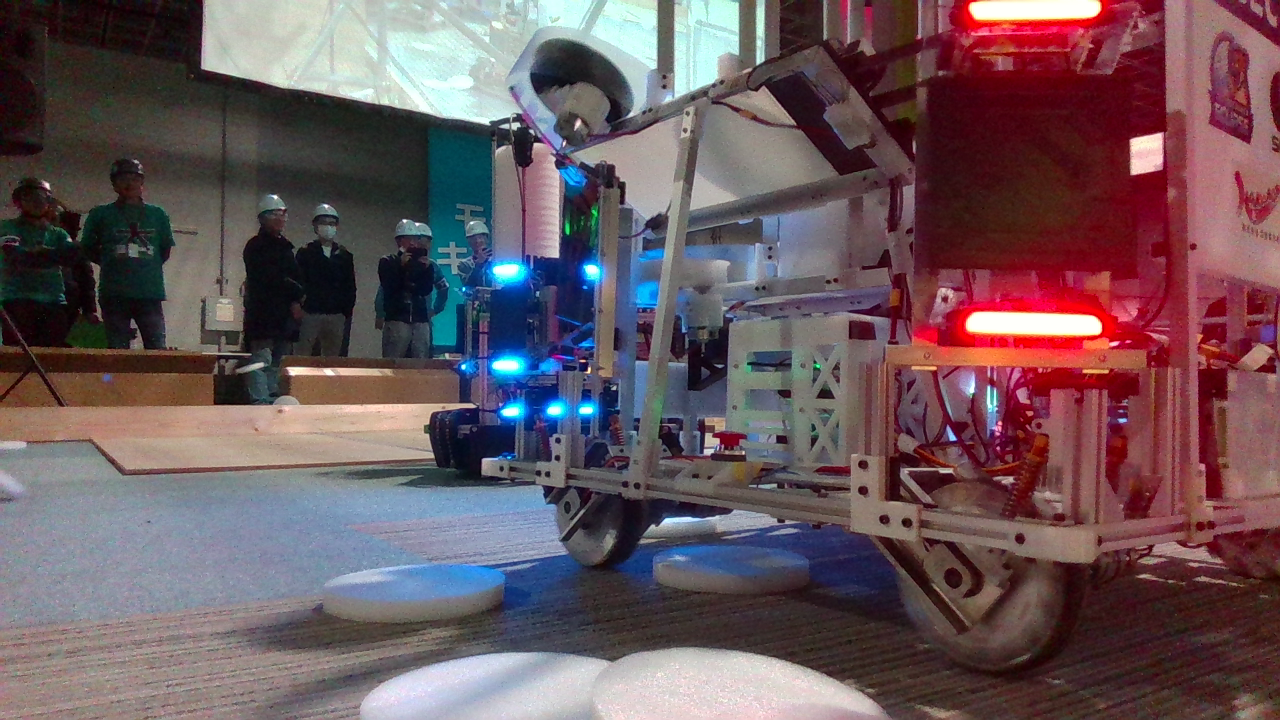
#> input picture images/images_1.png, 1280 x 720 px
$ python panel_recog_static.py images/images_1.png
#> lines starting #> are read from the running program, lines starting #| are printed output that depends on the picture; after the words box and inside, x2 and y2 are one past the last pixel; in counts of white or black regions, pixels touching at a corner belong together
#> in main, image is the input picture: shape (720, 1280, 3); mean B, G, R 92.9, 87.2, 106.3
#!/usr/bin/env python3
"""
recg_static.py

複数の静止画像中のパネルLEDをまとめて検出し、
バウンディングボックスと色ラベルを描画して
result/{元画像名}_result.png に一括保存します。

Usage:
    python recg_static.py path/to/img1.png path/to/img2.png ...
    python recg_static.py "images/*.png"
"""

import os
import sys
import glob
import cv2
import numpy as np

def detect_led_panels(image):
    """
    画像中のLEDバーを検出し、バウンディングボックスと色ラベルを描画します。
    Returns annotated image and list of detections (bbox, color_name).
    """
    # 前処理：ブラー＋HSV変換
    blurred = cv2.GaussianBlur(image, (5, 5), 0)
    hsv     = cv2.cvtColor(blurred, cv2.COLOR_BGR2HSV)
#> hsv: shape (720, 1280, 3); mean H, S, V 89.4, 93.8, 117.9

    # LED色ごとのHSV閾値
    COLOR_RANGES = {
        'BLUE':   [([85, 0,  242], [95, 77, 255])],
        'RED':    [([25, 0,  242], [35, 77, 255])],
        'YELLOW': [([20, 150, 150], [40, 255, 255])],
        'GREEN':  [([40,  50,  50], [80, 255, 255])],
    }

    detections = []

    for color_name, ranges in COLOR_RANGES.items():
        mask = None
        for lower, upper in ranges:
            lower = np.array(lower, dtype=np.uint8)
            upper = np.array(upper, dtype=np.uint8)
            m = cv2.inRange(hsv, lower, upper)
            mask = m if mask is None else cv2.bitwise_or(mask, m)

        # ノイズ除去
        kernel_open  = np.ones((3,3), np.uint8)
        kernel_close = np.ones((5,5), np.uint8)
        mask = cv2.morphologyEx(mask, cv2.MORPH_OPEN,  kernel_open)
        mask = cv2.morphologyEx(mask, cv2.MORPH_CLOSE, kernel_close)

        # 輪郭抽出
        cnts, _ = cv2.findContours(mask, cv2.RETR_EXTERNAL, cv2.CHAIN_APPROX_SIMPLE)
        for c in cnts:
            x, y, w, h = cv2.boundingRect(c)
            # 横長かつ一定面積以上のものをLEDバーとみなす
            if w / float(h) > 3.0 and w * h > 500:
                # 描画
                cv2.rectangle(image, (x, y), (x+w, y+h), (0,255,0), 2)
                cv2.putText(image, color_name, (x, y-10),
                            cv2.FONT_HERSHEY_SIMPLEX, 0.6, (0,255,0), 2)
                detections.append(((x, y, w, h), color_name))
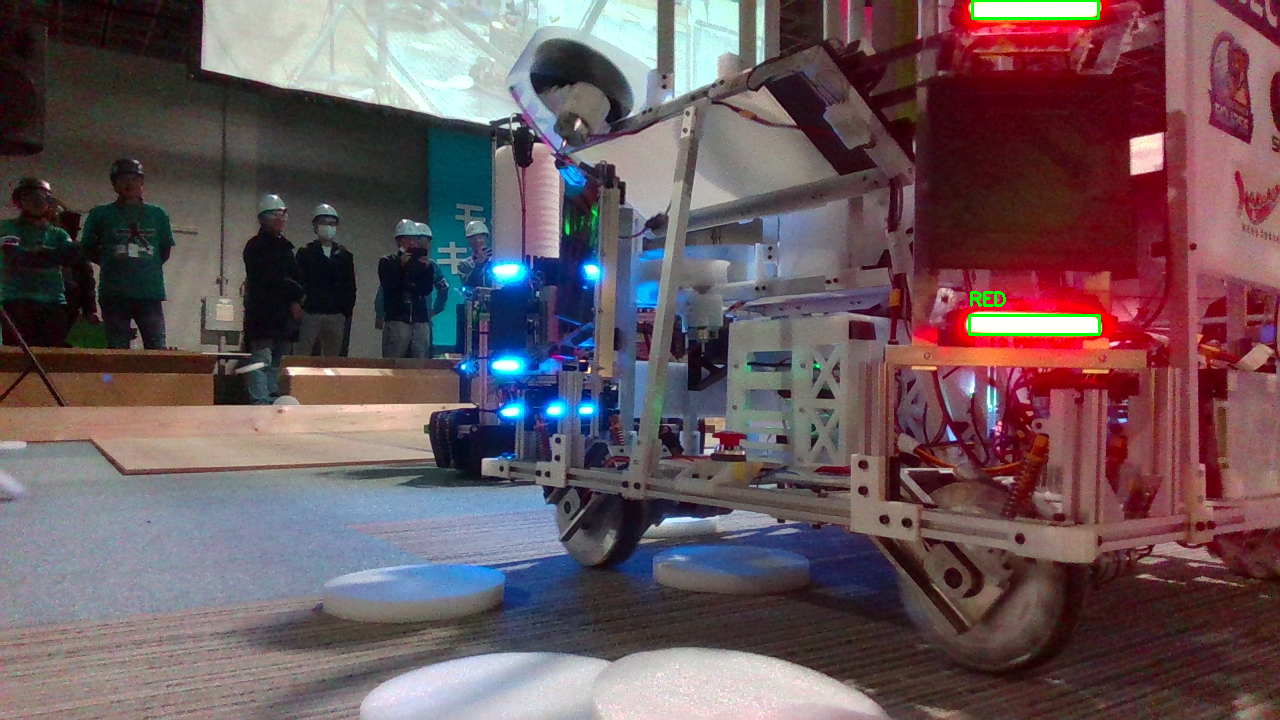
#> image: shape (720, 1280, 3); 0.21% of pixels changed, all inside (x1, y1, x2, y2) = (968, 0, 1101, 336)
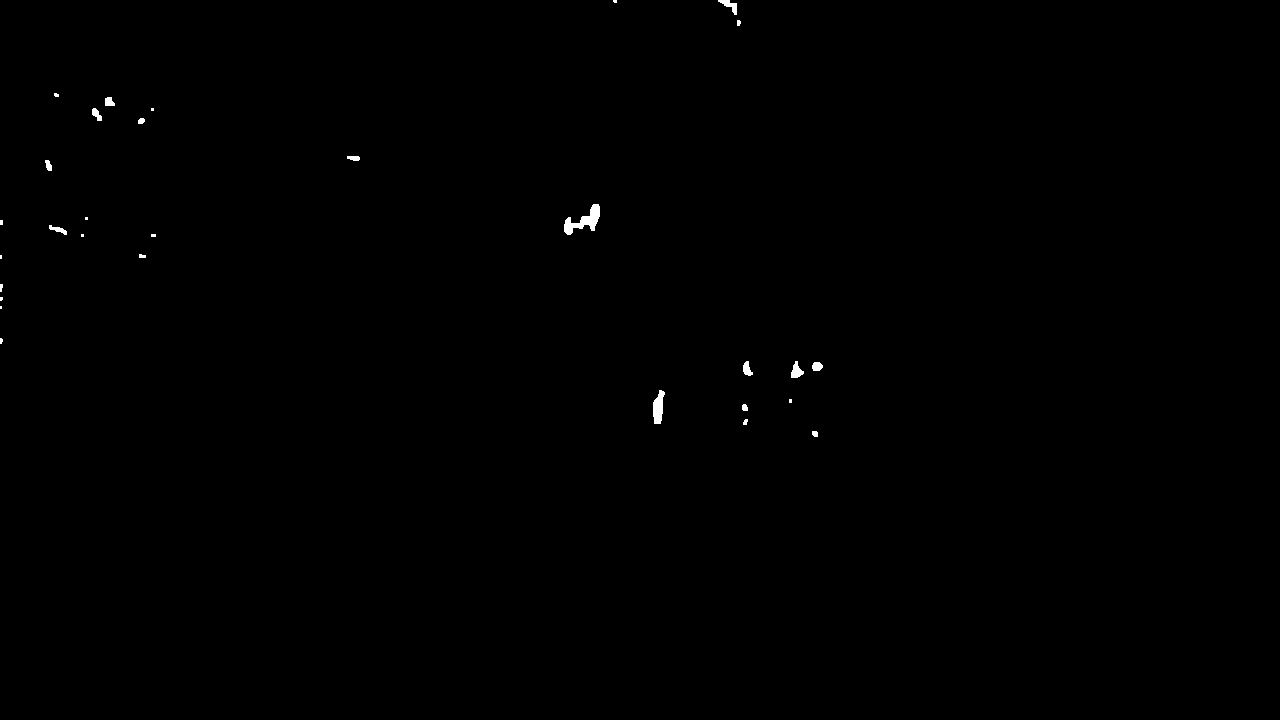
#> mask: shape (720, 1280); 0.2% white; 30 white regions (12 under 20 px), largest, box (x1, y1, x2, y2) and area: (564, 204, 600, 235) 474, (653, 390, 665, 424) 278, (791, 361, 804, 378) 131
#> after the loop, detections = [((969, 315, 130, 19), 'RED'), ((972, 0, 126, 18), 'RED')]

    return image, detections

def main():
    if len(sys.argv) < 2:
        print(__doc__)
        sys.exit(1)

    # ワイルドカード対応：引数ごとに glob で展開
    input_patterns = sys.argv[1:]
    img_paths = []
    for pat in input_patterns:
        # glob で一致するファイルをリストに追加
        found = glob.glob(pat)
        if not found:
            print(f"Warning: no files match pattern {pat}")
        img_paths.extend(found)

    if not img_paths:
        print("Error: no images to process.")
        sys.exit(1)

    # 出力ディレクトリ
    result_dir = "result"
    os.makedirs(result_dir, exist_ok=True)

    for img_path in sorted(set(img_paths)):
        # ファイル存在チェック
        if not os.path.isfile(img_path):
            print(f"Skipping non-file {img_path}")
            continue

        # 画像読み込み
        image = cv2.imread(img_path)
        if image is None:
            print(f"Failed to load {img_path}, skipping.")
            continue

        # 検出＆描画
        annotated, detections = detect_led_panels(image)

        # 保存パス作成
        base = os.path.basename(img_path)
        name, _ = os.path.splitext(base)
        out_path = os.path.join(result_dir, f"{name}_result.png")

        # 結果保存
        cv2.imwrite(out_path, annotated)
        print(f"[{len(detections)} detections] {img_path} -> {out_path}")
#| [2 detections] images/images_1.png -> result/images_1_result.png

if __name__ == "__main__":
    main()

$ run again, on images/images_3.png
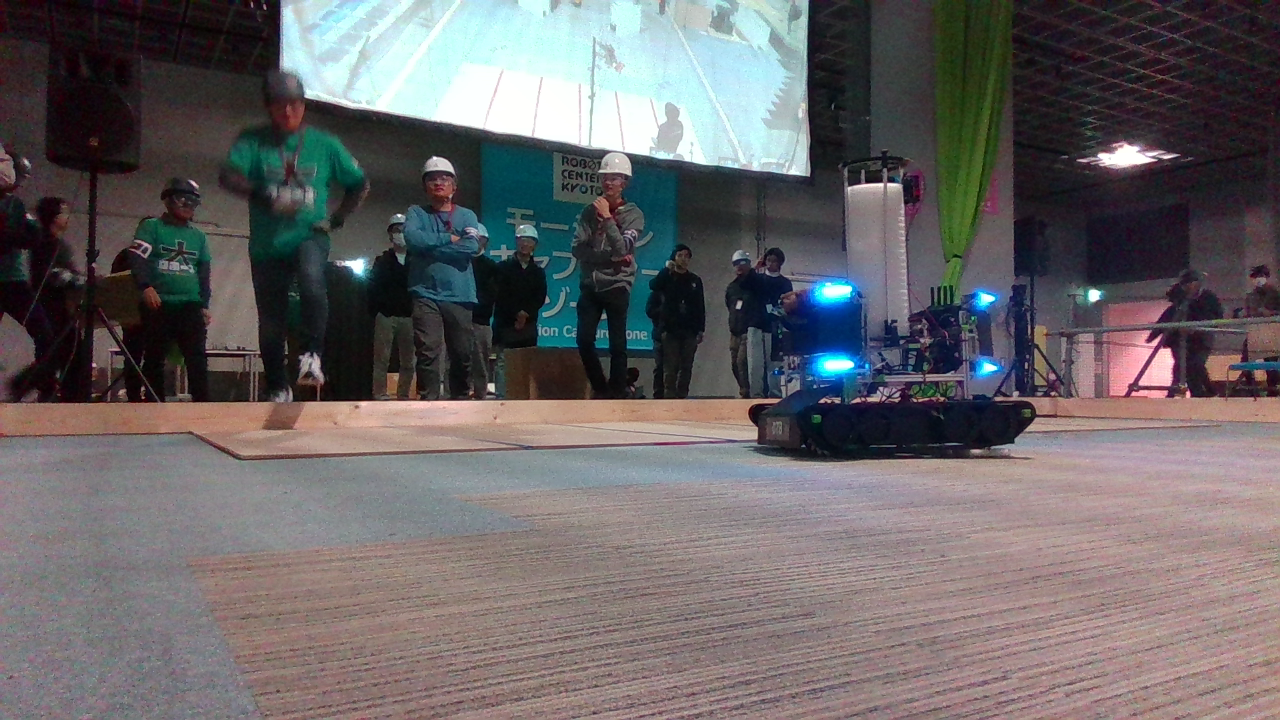
#> input picture images/images_3.png, 1280 x 720 px
#> in main, image is the input picture: shape (720, 1280, 3); mean B, G, R 102.4, 100.7, 104.7
#> hsv: shape (720, 1280, 3); mean H, S, V 87, 61.5, 114.2
#> after the loop in detect_led_panels, `for color_name, ranges in COLOR_RANGES.items():`:
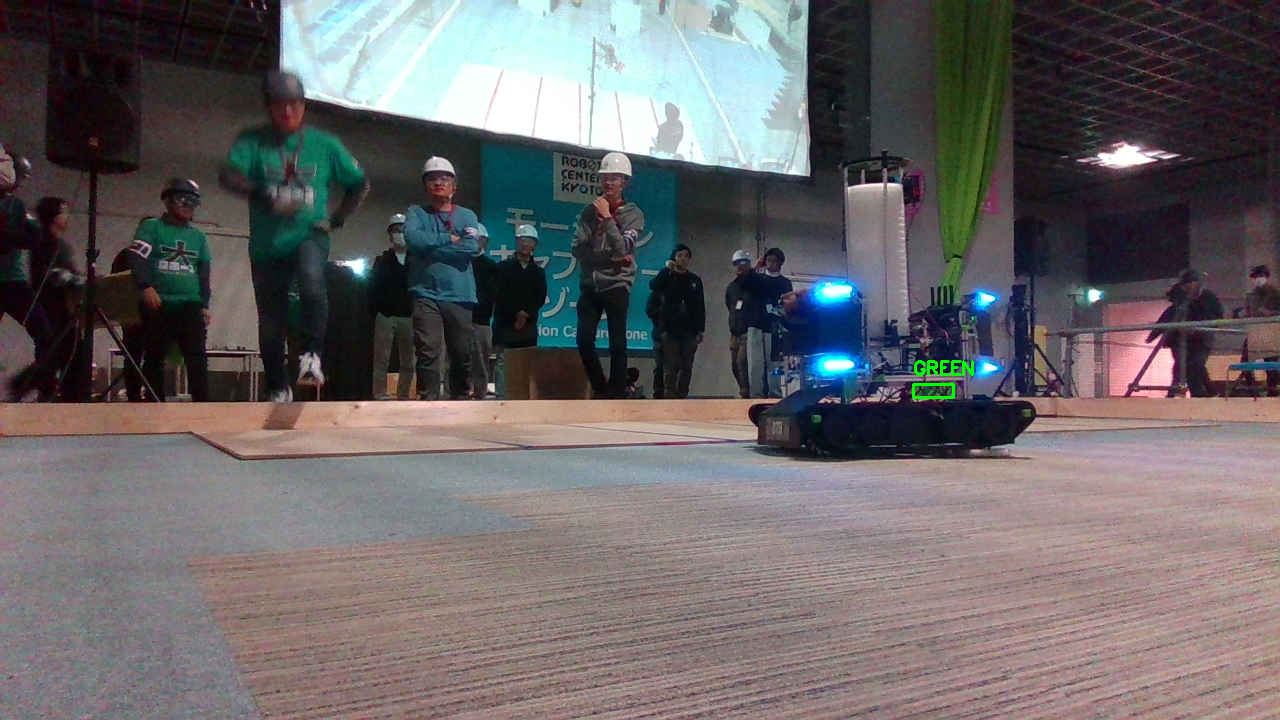
#> image: shape (720, 1280, 3); 0.09% of pixels changed, all inside (x1, y1, x2, y2) = (912, 360, 974, 399)
#> after the loop in detect_led_panels, `for color_name, ranges in COLOR_RANGES.items():`:
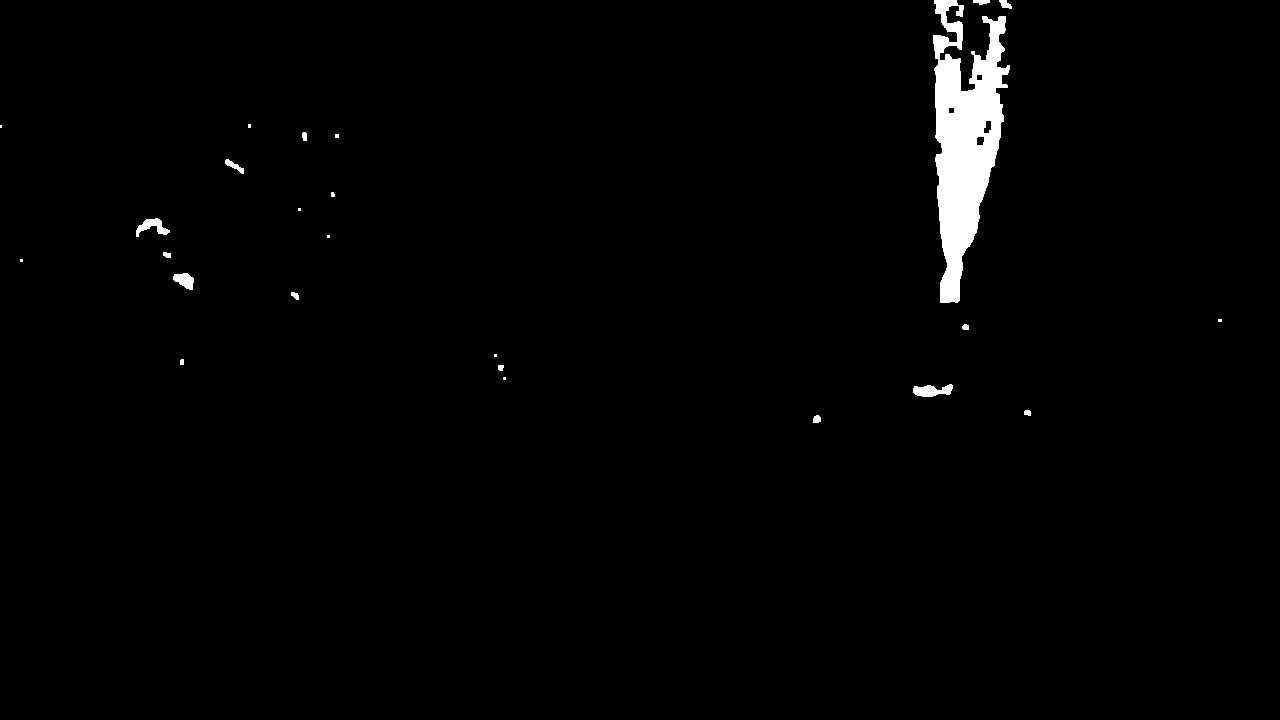
#> mask: shape (720, 1280); 1.5% white; 25 white regions (10 under 20 px), largest, box (x1, y1, x2, y2) and area: (933, 0, 1010, 303) 12488, (913, 384, 953, 397) 344, (136, 218, 170, 237) 292
#> after the loop in detect_led_panels, `for color_name, ranges in COLOR_RANGES.items():`: detections = [((913, 384, 40, 13), 'GREEN')]
#| [1 detections] images/images_3.png -> result/images_3_result.png
